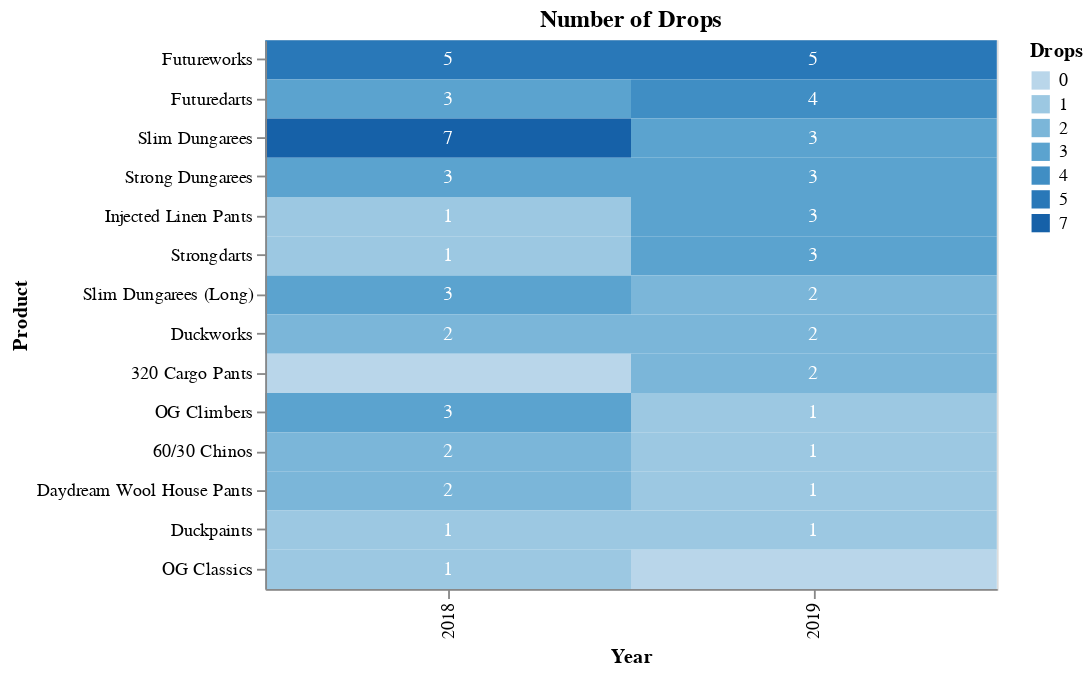

Write notebook code for a chart like this one.
### Markdown cell above
However, this year, SDs have been overtaken. Although they were the most reupped pants last year, this year, both Futureworks and Futuredarts were reupped more. This year, the Injected Linen Pants, a warm-weather, seasonal product, was reupped as many times as the SDs.

### Code cell
reups_2018_19 = reups_df.loc[:,2018:2019].dropna(how='all')
plots.drop_chart(reups_2018_19.loc[('Bottom', 'Pants')].sort_values([2019, 2018], ascending=False)).properties(title='Number of Drops')

### Figure 1 — Vega-Lite specification as saved in the notebook (floating-point values rounded to 4 significant figures)
{"$schema": "https://vega.github.io/schema/vega-lite/v3.4.0.json", "config": {"mark": {"tooltip": null}, "view": {"height": 300, "width": 400}}, "data": {"name": "data-89123b233672a6511a28ae4c9122aa24"}, "datasets": {"data-89123b233672a6511a28ae4c9122aa24": [{"Drops": 5, "Product": "Futureworks", "Year": 2018}, {"Drops": 3, "Product": "Futuredarts", "Year": 2018}, {"Drops": 7, "Product": "Slim Dungarees", "Year": 2018}, {"Drops": 3, "Product": "Strong Dungarees", "Year": 2018}, {"Drops": 1, "Product": "Injected Linen Pants", "Year": 2018}, {"Drops": 1, "Product": "Strongdarts", "Year": 2018}, {"Drops": 3, "Product": "Slim Dungarees (Long)", "Year": 2018}, {"Drops": 2, "Product": "Duckworks", "Year": 2018}, {"Drops": 0, "Product": "320 Cargo Pants", "Year": 2018}, {"Drops": 3, "Product": "OG Climbers", "Year": 2018}, {"Drops": 2, "Product": "60/30 Chinos", "Year": 2018}, {"Drops": 2, "Product": "Daydream Wool House Pants", "Year": 2018}, {"Drops": 1, "Product": "Duckpaints", "Year": 2018}, {"Drops": 1, "Product": "OG Classics", "Year": 2018}, {"Drops": 5, "Product": "Futureworks", "Year": 2019}, {"Drops": 4, "Product": "Futuredarts", "Year": 2019}, {"Drops": 3, "Product": "Slim Dungarees", "Year": 2019}, {"Drops": 3, "Product": "Strong Dungarees", "Year": 2019}, {"Drops": 3, "Product": "Injected Linen Pants", "Year": 2019}, {"Drops": 3, "Product": "Strongdarts", "Year": 2019}, {"Drops": 2, "Product": "Slim Dungarees (Long)", "Year": 2019}, {"Drops": 2, "Product": "Duckworks", "Year": 2019}, {"Drops": 2, "Product": "320 Cargo Pants", "Year": 2019}, {"Drops": 1, "Product": "OG Climbers", "Year": 2019}, {"Drops": 1, "Product": "60/30 Chinos", "Year": 2019}, {"Drops": 1, "Product": "Daydream Wool House Pants", "Year": 2019}, {"Drops": 1, "Product": "Duckpaints", "Year": 2019}, {"Drops": 0, "Product": "OG Classics", "Year": 2019}]}, "layer": [{"encoding": {"color": {"field": "Drops", "type": "ordinal"}, "x": {"field": "Year", "type": "ordinal"}, "y": {"field": "Product", "sort": ["Futureworks", "Futuredarts", "Slim Dungarees", "Strong Dungarees", "Injected Linen Pants", "Strongdarts", "Slim Dungarees (Long)", "Duckworks", "320 Cargo Pants", "OG Climbers", "60/30 Chinos", "Daydream Wool House Pants", "Duckpaints", "OG Classics"], "type": "nominal"}}, "mark": "rect"}, {"encoding": {"color": {"condition": {"test": "(datum.Drops > 0)", "value": "white"}, "value": ""}, "text": {"field": "Drops", "type": "ordinal"}, "x": {"field": "Year", "type": "ordinal"}, "y": {"field": "Product", "sort": ["Futureworks", "Futuredarts", "Slim Dungarees", "Strong Dungarees", "Injected Linen Pants", "Strongdarts", "Slim Dungarees (Long)", "Duckworks", "320 Cargo Pants", "OG Climbers", "60/30 Chinos", "Daydream Wool House Pants", "Duckpaints", "OG Classics"], "type": "nominal"}}, "mark": {"baseline": "middle", "type": "text"}}], "title": "Number of Drops"}
